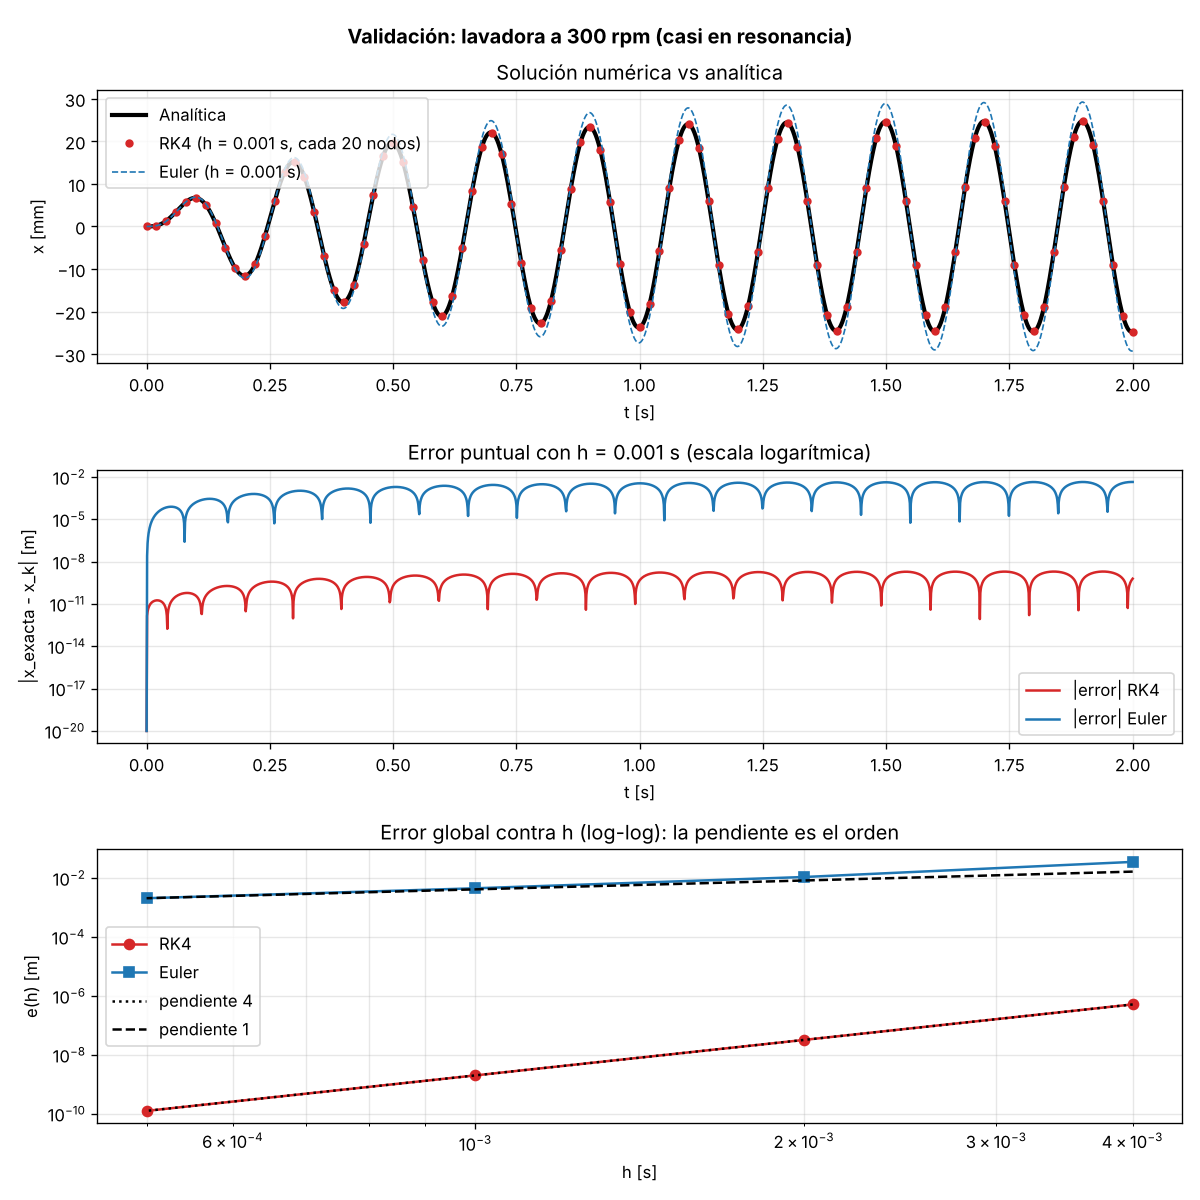

Here is the Python script that generated this plot:
"""
validacion.py
Valida RK4 (y Euler) contra la solución analítica del caso de giro constante.

1. Resuelve el caso base (N = 300 rpm, x0 = v0 = 0, t en [0, 2] s) con RK4.
2. Grafica la solución numérica y la analítica juntas.
3. Calcula el error global e(h) = max_k |x_exacta(t_k) - x_k| para varios h.
4. Imprime la tabla h, e(h), e(2h)/e(h). RK4 -> razón ≈ 16; Euler -> razón ≈ 2.
"""
import math
import numpy as np
import matplotlib.pyplot as plt

from metodo import rk4_sistema, euler_sistema
from modelo import f, frecuencia_natural, factor_amortiguamiento, rpm_a_rad_s
from excitaciones import construir_F

# ---------------- Caso base ----------------
M, m0, e = 50, 1, 0.25
k, c = 5e4, 316
N_rpm = 300
x0, v0 = 0.0, 0.0
t0, tf = 0.0, 2.0

w = rpm_a_rad_s(N_rpm)


def solucion_analitica(t):
    """Solución exacta de M x'' + c x' + k x = m0 e w^2 sin(w t), con 0 < zeta < 1."""
    wn = frecuencia_natural(M, k)
    zeta = factor_amortiguamiento(M, c, k)
    F0 = m0 * e * w**2
    D = (k - M * w**2)**2 + (c * w)**2
    A = -F0 * c * w / D                     # parte particular (estado estable)
    B = F0 * (k - M * w**2) / D
    wd = wn * math.sqrt(1 - zeta**2)        # frecuencia amortiguada
    C1 = x0 - A                             # constantes de la parte homogénea (transitorio)
    C2 = (v0 + zeta * wn * C1 - B * w) / wd
    return (np.exp(-zeta * wn * t) * (C1 * np.cos(wd * t) + C2 * np.sin(wd * t))
            + A * np.cos(w * t) + B * np.sin(w * t))


def resolver(metodo, h):
    """Resuelve el caso base con el método dado y paso h. Devuelve t y x."""
    parametros = {'M': M, 'c': c, 'k': k,
                  'F': construir_F('giro constante', m0, e, w, None)}
    N = round((tf - t0) / h)                        # número de pasos
    t, Y = metodo(lambda t, Y: f(t, Y, parametros), t0, [x0, v0], h, N)
    return t, Y[:, 0]                               # columna 0 = x


def tabla_errores(metodo, nombre, lista_h):
    """Calcula e(h) para cada h e imprime la tabla con la razón e(2h)/e(h)."""
    print(f"\n{nombre}")
    print(f"{'h [s]':>10} | {'e(h) [m]':>12} | {'e(2h)/e(h)':>10}")
    print("-" * 38)
    errores = []
    for i, h in enumerate(lista_h):
        t, x = resolver(metodo, h)
        error = np.max(np.abs(solucion_analitica(t) - x))
        errores.append(error)
        razon = f"{errores[i-1] / error:10.2f}" if i > 0 else f"{'-':>10}"
        print(f"{h:>10.4f} | {error:>12.4e} | {razon}")
    # Orden estimado p = log2(razón) con los dos h más pequeños
    p = math.log2(errores[-2] / errores[-1])
    print(f"Orden estimado p = log2(razón) ≈ {p:.2f}")
    return errores


if __name__ == "__main__":
    wn = frecuencia_natural(M, k)
    zeta = factor_amortiguamiento(M, c, k)
    print(f"Caso base: N = {N_rpm} rpm (w = {w:.2f} rad/s), wn = {wn:.2f} rad/s, zeta = {zeta:.3f}")

    lista_h = [0.004, 0.002, 0.001, 0.0005]
    err_rk4 = tabla_errores(rk4_sistema, "RK4 (se espera razón ≈ 2^4 = 16)", lista_h)
    err_eul = tabla_errores(euler_sistema, "Euler (se espera razón ≈ 2^1 = 2)", lista_h)

    # ---------------- Gráficas ----------------
    h = 0.001
    t, x_rk4 = resolver(rk4_sistema, h)
    _, x_eul = resolver(euler_sistema, h)
    t_fino = np.linspace(t0, tf, 4001)

    fig, (ax1, ax2, ax3) = plt.subplots(3, 1, figsize=(10, 10))
    fig.suptitle("Validación: lavadora a 300 rpm (casi en resonancia)", fontweight="bold")

    ax1.plot(t_fino, 1000 * solucion_analitica(t_fino), 'k-', lw=2.5, label="Analítica")
    ax1.plot(t[::20], 1000 * x_rk4[::20], 'o', color='tab:red', ms=4, label=f"RK4 (h = {h} s, cada 20 nodos)")
    ax1.plot(t, 1000 * x_eul, '--', color='tab:blue', lw=1, label=f"Euler (h = {h} s)")
    ax1.set_xlabel("t [s]"); ax1.set_ylabel("x [mm]")
    ax1.set_title("Solución numérica vs analítica")
    ax1.legend(loc="upper left"); ax1.grid(alpha=0.3)

    ax2.semilogy(t, np.abs(solucion_analitica(t) - x_rk4) + 1e-20, color='tab:red', label="|error| RK4")
    ax2.semilogy(t, np.abs(solucion_analitica(t) - x_eul) + 1e-20, color='tab:blue', label="|error| Euler")
    ax2.set_xlabel("t [s]"); ax2.set_ylabel("|x_exacta - x_k| [m]")
    ax2.set_title(f"Error puntual con h = {h} s (escala logarítmica)")
    ax2.legend(); ax2.grid(alpha=0.3, which="both")

    ax3.loglog(lista_h, err_rk4, 'o-', color='tab:red', label="RK4")
    ax3.loglog(lista_h, err_eul, 's-', color='tab:blue', label="Euler")
    hh = np.array(lista_h)
    ax3.loglog(hh, err_rk4[-1] * (hh / hh[-1])**4, 'k:', label="pendiente 4")
    ax3.loglog(hh, err_eul[-1] * (hh / hh[-1])**1, 'k--', label="pendiente 1")
    ax3.set_xlabel("h [s]"); ax3.set_ylabel("e(h) [m]")
    ax3.set_title("Error global contra h (log-log): la pendiente es el orden")
    ax3.legend(); ax3.grid(alpha=0.3, which="both")

    fig.tight_layout()
    fig.savefig("validacion.png", dpi=120)
    print("\nGráfica guardada en validacion.png")
    plt.show()
